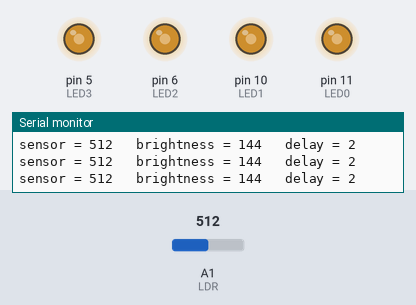
The sketch below on a simulated Arduino Uno, built with avr-gcc and run on an emulated ATmega328P. Parts: output pins drawn as LEDs (lit = HIGH), the last lines printed to the serial monitor. The inputs (shaded band) are chosen by the test bench; at power-on: A1 (LDR) = 512.

Above: at 1.2 s.
1.3 s: A1 (LDR) set to 716
At 2.5 s:
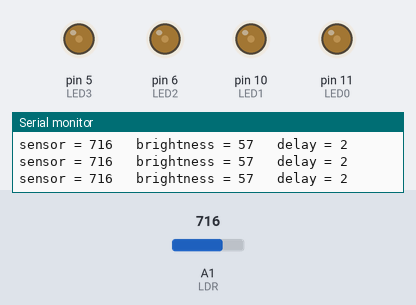
2.8 s: A1 (LDR) set to 860
At 3.2 s:
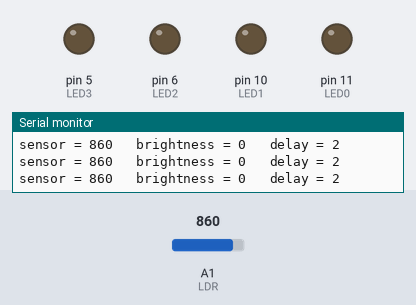
4.3 s: A1 (LDR) set to 833
At 5.3 s:
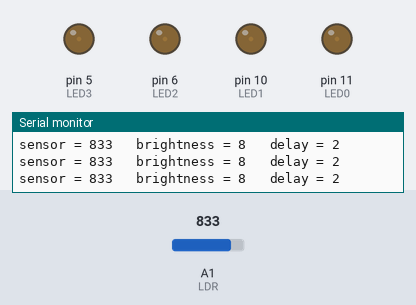
7.3 s: A1 (LDR) set to 306
At 8.7 s:
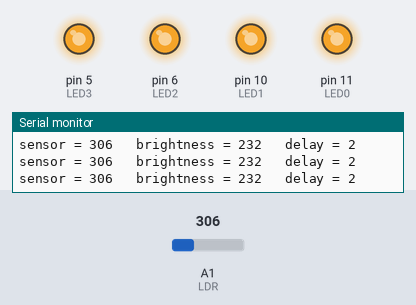
Timing chart, 0 to 9.8 s (numbered marks = the images above; inputs shaded):
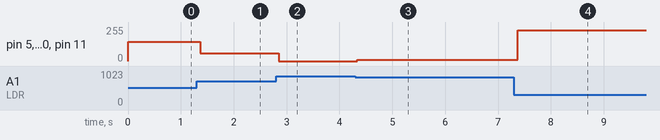

The sketch:

SensitiveBrightness.ino
```cpp
/*
 Sketch que roda na lembrança oferecida aos palestrantes do Acontece Educação,
 realizado na Escola Eleva em parceria com o CESAR em 08/07/2017

 Reads an analog input pin, maps the result to a range from 0 to 255
 and uses the result to set the pulsewidth modulation (PWM) of an output pin.

 In other words, in this simple example the LED's just get brighter in the dark.

 Also prints the results to the serial monitor, for debugging purposes.

 The circuit:
 * 01 LDR connected to analog pin 1.
 * 04 LEDs connected from digital PWM pins 5, 6, 10 and 11 to ground

 Based on Analog input, analog output, serial output
 created 29 Dec. 2008
 modified 9 Apr 2012
 by Tom Igoe

 modified 7 Jun. 2017
 by Rodrigo Rodrigues da Silva <rodrigo.silva@escolaeleva.com.br>

 This code is in the public domain.

 */

// These constants won't change.  They're used to give names
// to the pins used and standard constant values:

#define LDR A1  // Analog input pin that the light sensor (LDR) is attached to

// output pins connected to LED's. Please notice that they are all PWM pins, which means
// we can output values from 0 to 255 that are converted to a range between 0 and 5V (instead of 0 or 5V digital values)
#define LED0 11
#define LED1 10
#define LED2 6
#define LED3 5

const int sensor_min = 250;  // lower boundary for sensor value mapping
const int sensor_max = 850; // upper boundary for sensor value mapping
const int bright_min = 0;    // min bright value. reduce it to get less brightness in light
const int bright_max = 255;  // max bright value. increase it to get more brightness in dark

int sensorValue = 0;         // value read from the light sensor
int brightness = 0;          // initial brightness value
int _delay = 2;              // default delay value

void setup() {
  // here we initialize serial communications at 9600 bps:
  Serial.begin(9600);

  // here we set pins (named above) for output.
  pinMode(LED0, OUTPUT);
  pinMode(LED1, OUTPUT);
  pinMode(LED2, OUTPUT);
  pinMode(LED3, OUTPUT);
}

void loop() {

  // wait for ADC (analog digital converter) to initialize
  delay(_delay);

  // read value from sensor and update brightness for all LEDs at once
  updateSensor();

  // change the analog out value:
  analogWrite(LED3, brightness);
  analogWrite(LED2, brightness);
  analogWrite(LED1, brightness);
  analogWrite(LED0, brightness);
}

/*
 * This function reads a value from  LDR (at pin A1) and maps it to delay and brightness values
 */
void updateSensor() {
  // read the analog in value:
  sensorValue = analogRead(LDR);

  // map it to the range of the analog out:
  brightness = constrain(map(sensorValue, sensor_min, sensor_max, bright_max, bright_min), bright_min, bright_max);

  // print the results to the serial monitor:
  Serial.print("sensor = ");
  Serial.print(sensorValue);
  Serial.print("\t brightness = ");
  Serial.print(brightness);
  Serial.print("\t delay = ");
  Serial.println(_delay);
}
```

Measured:
- after the input at 1.3 s, pin 5 (LED3), pin 6 (LED2), pin 10 (LED1), pin 11 (LED0): 144/255 → 57/255 after 0.07 s
- after the input at 2.8 s, pin 5 (LED3), pin 6 (LED2), pin 10 (LED1), pin 11 (LED0): 57/255 → 0/255 after 0.05 s
- after the input at 4.3 s, pin 5 (LED3), pin 6 (LED2), pin 10 (LED1), pin 11 (LED0): 0/255 → 8/255 at once
- after the input at 7.3 s, pin 5 (LED3), pin 6 (LED2), pin 10 (LED1), pin 11 (LED0): 8/255 → 232/255 after 0.07 s
